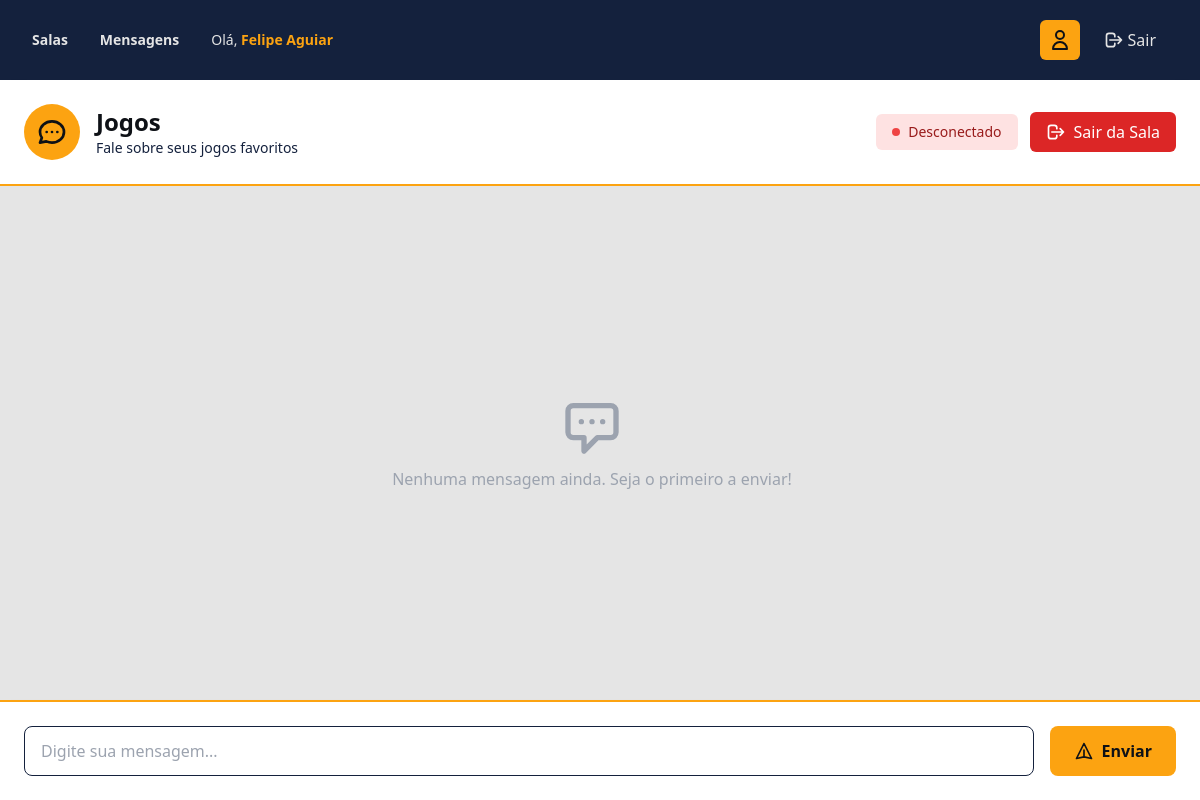
The page /room/4/ (signed in) on the database as committed earlier.
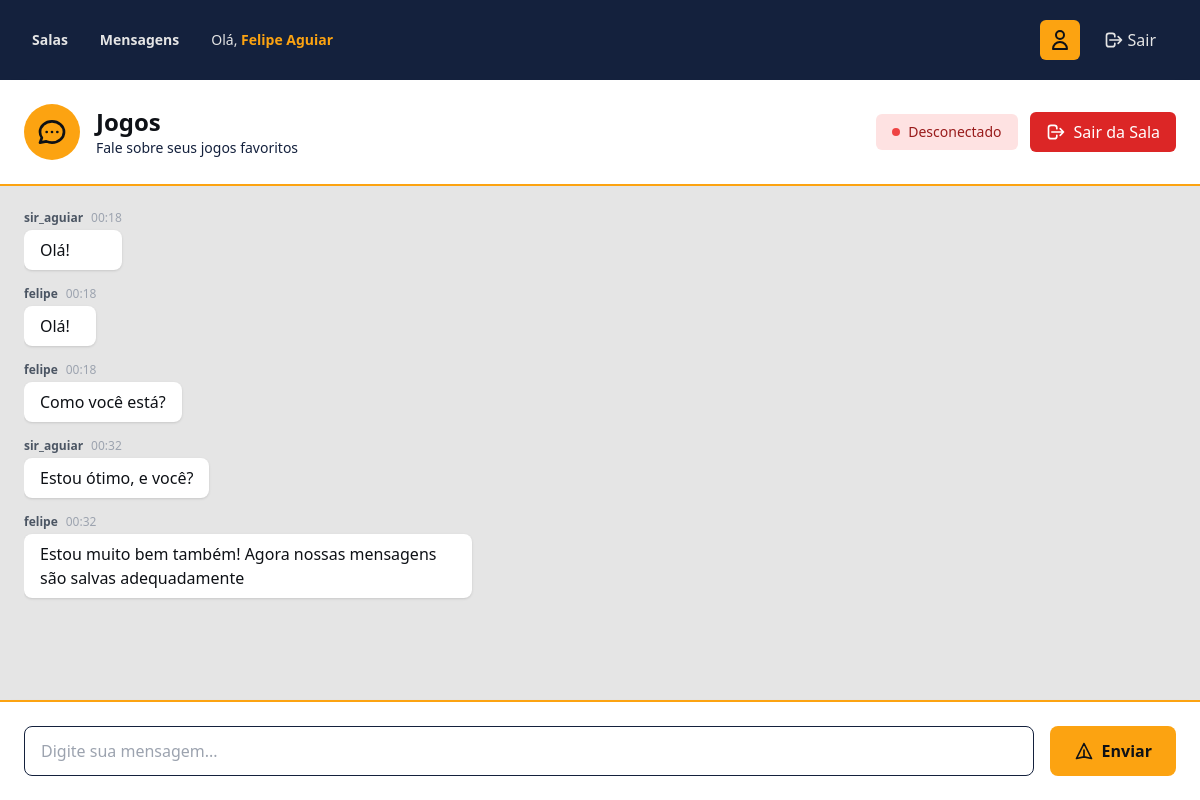
The same page on the database as committed later.
### chat/models.py (models this page shows, shortened)
class Room(models.Model):
    name = models.CharField(max_length=100, unique=True)
    description = models.TextField(blank=True)
    created_at = models.DateTimeField(auto_now_add=True)
    is_active = models.BooleanField(default=True)
    class Meta:
        ordering = ["-created_at"]
        verbose_name = "Sala"
        verbose_name_plural = "Salas"

class Message(models.Model):
    room = models.ForeignKey(
        Room, null=True, blank=True, on_delete=models.CASCADE, related_name="messages"
    )
    user_to = models.ForeignKey(
        User,
        null=True,
        blank=True,
        on_delete=models.CASCADE,
        related_name="received_messages",
    )
    user = models.ForeignKey(User, on_delete=models.CASCADE, related_name="messages")
    content = models.TextField()
    timestamp = models.DateTimeField(auto_now_add=True)
    is_read = models.BooleanField(default=False)
    class Meta:
        ordering = ["-timestamp"]
        verbose_name = "Mensagem"
        verbose_name_plural = "Mensagens"

### chat/views.py (the view)
# urls.py: path("room/<int:room_id>/", views.room_detail, name="room_detail"),
@login_required(login_url="chat:signin")
def room_detail(request, room_id):
    room = get_object_or_404(Room, id=room_id, is_active=True)
    if request.session.get("room_id") != room_id:
        messages.warning(request, "Por favor, entre na sala primeiro.")
        return redirect("chat:join_room", room_id=room_id)
    message_history = room.messages.order_by("timestamp")[:50]
    return render(
        request,
        "chat/room_detail.html",
        {"room": room, "username": request.user.username, "messages": message_history},
    )

### chat/templates/chat/room_detail.html (shortened to what this page needs)
{% extends 'chat/base.html' %}
{% block content %}
<div class="h-screen flex flex-col" style="height: calc(100vh - 80px);">
    <div class="bg-white shadow-lg p-6" style="background-color: #ffffff; border-bottom: 2px solid #fca311;">
        <div class="max-w-7xl mx-auto flex items-center justify-between">
            <div class="flex items-center space-x-4">
                <div class="rounded-full p-3" style="background-color: #fca311;">
                </div>
                <div>
                    <h1 class="text-2xl font-bold" style="color: #0e1116;">{{ room.name }}</h1>
                    {% if room.description %}
                    <p class="text-sm" style="color: #14213d;">{{ room.description }}</p>
                    {% endif %}
                </div>
            </div>
            <div class="flex items-center space-x-3">
                <div id="connection-status" class="flex items-center px-4 py-2"
                    style="background-color: #fef3c7; border-radius: 6px;">
                </div>
                <a href="{% url 'chat:leave_room' %}"
                    class="px-4 py-2 transition duration-200 flex items-center hover:opacity-80"
                    style="background-color: #dc2626; color: #ffffff; border-radius: 6px;">
                    <svg class="h-5 w-5 mr-2" fill="none" stroke="currentColor" viewBox="0 0 24 24">
                        <path stroke-linecap="round" stroke-linejoin="round" stroke-width="2"
                            d="M17 16l4-4m0 0l-4-4m4 4H7m6 4v1a3 3 0 01-3 3H6a3 3 0 01-3-3V7a3 3 0 013-3h4a3 3 0 013 3v1" />
                    </svg>
                    Sair da Sala
                </a>
            </div>
        </div>
    </div>
    <div class="flex-grow overflow-hidden" style="background-color: #e5e5e5;">
        <div class="max-w-7xl mx-auto h-full p-6">
            <div id="chat-messages" class="h-full overflow-y-auto space-y-4 pr-4 scroll-smooth">
                {% for message in messages %}
                <div
                    class="flex {% if message.user.username == username %}justify-end{% else %}justify-start{% endif %}">
                    <div class="max-w-xs lg:max-w-md">
                        <div
                            class="flex items-center mb-1 {% if message.user.username == username %}justify-end{% endif %}">
                            <span class="text-xs font-semibold text-gray-600">{{ message.user.username }}</span>
                            <span class="text-xs text-gray-400 ml-2">{{ message.timestamp|date:"H:i" }}</span>
                        </div>
                        <div class="px-4 py-2 shadow"
                            style="{% if message.user.username == username %}background-color: #14213d; color: #ffffff;{% else %}background-color: #ffffff; color: #0e1116;{% endif %} border-radius: 8px;">
                            <p class="break-words">{{ message.content }}</p>
                        </div>
                    </div>
                </div>
                {% empty %}
                <div class="h-full flex items-center justify-center">
                    <div class="text-center text-gray-400">
                        <svg class="mx-auto h-16 w-16 mb-2" fill="none" stroke="currentColor" viewBox="0 0 24 24">
                            <path stroke-linecap="round" stroke-linejoin="round" stroke-width="2"
                                d="M8 10h.01M12 10h.01M16 10h.01M9 16H5a2 2 0 01-2-2V6a2 2 0 012-2h14a2 2 0 012 2v8a2 2 0 01-2 2h-5l-5 5v-5z" />
                        </svg>
                        <p>Nenhuma mensagem ainda. Seja o primeiro a enviar!</p>
                    </div>
                </div>
                {% endfor %}
            </div>
        </div>
    </div>
    <div class="bg-white shadow-lg p-6" style="border-top: 2px solid #fca311;">
        <div class="max-w-7xl mx-auto">
            <form id="chat-form" class="flex space-x-4">
                <input type="text" id="chat-message-input" placeholder="Digite sua mensagem..." autocomplete="off"
                    class="flex-1 px-4 py-3 border focus:ring-2"
                    style="border-color: #14213d; border-radius: 8px; outline: none;" />
                <button type="submit" id="chat-message-submit"
                    class="px-6 py-3 transition duration-200 flex items-center hover:opacity-90"
                    style="background-color: #fca311; color: #0e1116; border-radius: 8px; font-weight: 600;">
                    <svg class="h-5 w-5 mr-2" fill="none" stroke="currentColor" viewBox="0 0 24 24">
                        <path stroke-linecap="round" stroke-linejoin="round" stroke-width="2"
                            d="M12 19l9 2-9-18-9 18 9-2zm0 0v-8" />
                    </svg>
                    Enviar
                </button>
            </form>
        </div>
    </div>
</div>
{% endblock %}

### chat/templates/chat/base.html (shortened to what this page needs)
<!DOCTYPE html>
<html lang="pt-BR">
<head>
    <script src="https://cdn.tailwindcss.com"></script>
</head>
<body style="background-color: #e5e5e5; min-height: 100vh;">
    <nav style="background-color: #14213d; box-shadow: 0 2px 4px rgba(0,0,0,0.1);">
        <div class="max-w-7xl mx-auto px-4 sm:px-6 lg:px-8">
            <div class="flex justify-between items-center h-20">
                <div class="flex items-center space-x-8">
                    {% if user.is_authenticated %}
                    <a href="{% url 'chat:room_list' %}" class="text-sm font-semibold hover:opacity-80 transition-all" style="color: #e5e5e5;">
                        Salas
                    </a>
                    <a href="{% url 'chat:direct_messages' %}" class="text-sm font-semibold hover:opacity-80 transition-all" style="color: #e5e5e5;">
                        Mensagens
                    </a>
                    <span class="text-sm" style="color: #e5e5e5;">
                        Olá, <strong style="color: #fca311;">{{ user.first_name|default:user.username }}</strong>
                    </span>
                    {% endif %}
                </div>
                <div class="flex items-center space-x-3">
                    {% if user.is_authenticated %}
                    <div class="relative group">
                        <button
                            class="flex items-center justify-center w-10 h-10 transition-all duration-200 focus:outline-none hover:opacity-90"
                            style="background-color: #fca311; border-radius: 6px;">
                            <svg class="h-6 w-6" fill="none" stroke="currentColor" viewBox="0 0 24 24"
                                style="color: #0e1116;">
                                <path stroke-linecap="round" stroke-linejoin="round" stroke-width="2"
                                    d="M16 7a4 4 0 11-8 0 4 4 0 018 0zM12 14a7 7 0 00-7 7h14a7 7 0 00-7-7z" />
                            </svg>
                        </button>
                    </div>
                    <a href="{% url 'chat:logout' %}"
                        class="flex items-center space-x-1 font-medium transition-all duration-200 px-3 py-2 hover:opacity-80"
                        style="color: #e5e5e5; border-radius: 6px;">
                        <svg class="h-5 w-5" fill="none" stroke="currentColor" viewBox="0 0 24 24">
                            <path stroke-linecap="round" stroke-linejoin="round" stroke-width="2"
                                d="M17 16l4-4m0 0l-4-4m4 4H7m6 4v1a3 3 0 01-3 3H6a3 3 0 01-3-3V7a3 3 0 013-3h4a3 3 0 013 3v1" />
                        </svg>
                        <span>Sair</span>
                    </a>
                    {% endif %}
                </div>
            </div>
        </div>
    </nav>
    <main>
        {% block content %}
        {% endblock %}
    </main>
</body>
</html>

Rows that differ between the two databases and show on the page:
added Message: user.username "sir_aguiar", timestamp "00:18", content "Olá!"
added Message: user.username "felipe", timestamp "00:18", content "Olá!"
added Message: user.username "felipe", timestamp "00:18", content "Como você está?"
added Message: user.username "sir_aguiar", timestamp "00:32", content "Estou ótimo, e você?"
added Message: user.username "felipe", timestamp "00:32", content "Estou muito bem também! Agora nossas mensagens são salvas adequadamente"
Other text that changed with them:
text no longer shown: "Nenhuma mensagem ainda. Seja o primeiro a enviar!"
